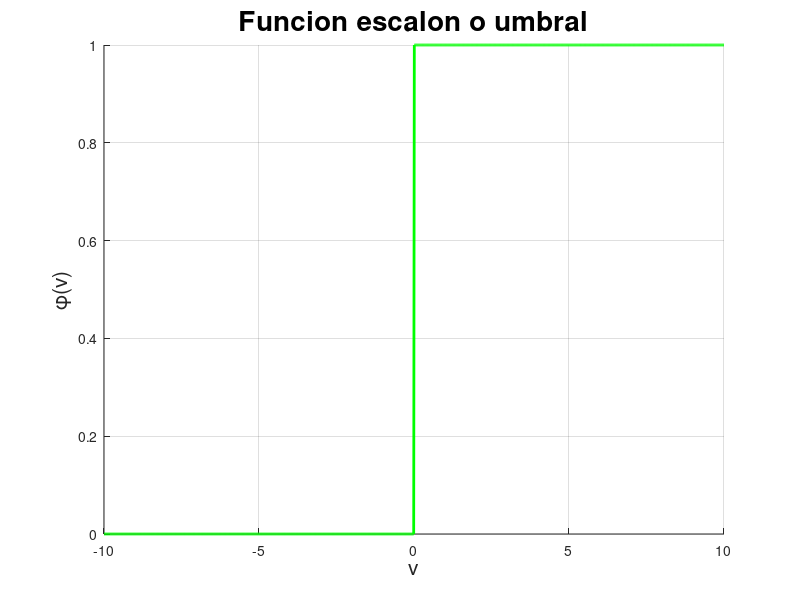

This figure's MATLAB source:
% Ian Mu;oz Nu;ez - Funcion escalon o umbral

close all
clear
clc

v = linspace(-10, 10, 1000);

phi = [];
for i=1:1000
    if v(i) >= 0
        phi(i) = 1;
    else
        phi(i) = 0;
    end
end

figure(1)
hold on
grid on

plot(v, phi, 'g', 'LineWidth', 2)

title("Funcion escalon o umbral", 'FontSize', 20)
xlabel('v', 'FontSize', 15)
ylabel('\phi(v)', 'FontSize', 15)

